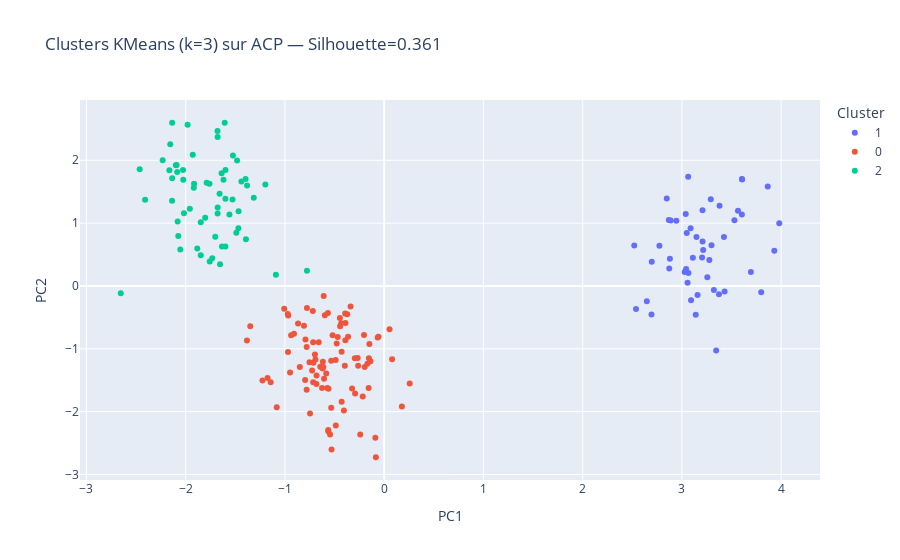

Notebook code cell kept with this figure:
### Code cell
# KMeans : clustering en 3 groupes
kmeans_resp = post("/mv/cluster/kmeans", {"dataset_id": ds_mv_id, "n_clusters": 3})
kmeans_data = kmeans_resp["result"]["data"]

sil_score = kmeans_data["silhouette_score"]
print(f"Score silhouette : {sil_score:.3f}")
if sil_score > 0.5:
    print("  -> Bonne separation des clusters")
elif sil_score > 0.25:
    print("  -> Separation moderee, les clusters se chevauchent partiellement")
else:
    print("  -> Faible separation, les clusters sont peu distincts")

# Visualisation des clusters sur la projection ACP
projected["cluster"] = [str(c) for c in kmeans_data["labels"]]
fig = px.scatter(projected, x="PC1", y="PC2", color="cluster",
                 title=f"Clusters KMeans (k=3) sur ACP — Silhouette={sil_score:.3f}",
                 labels={"cluster": "Cluster"})
fig.show()
